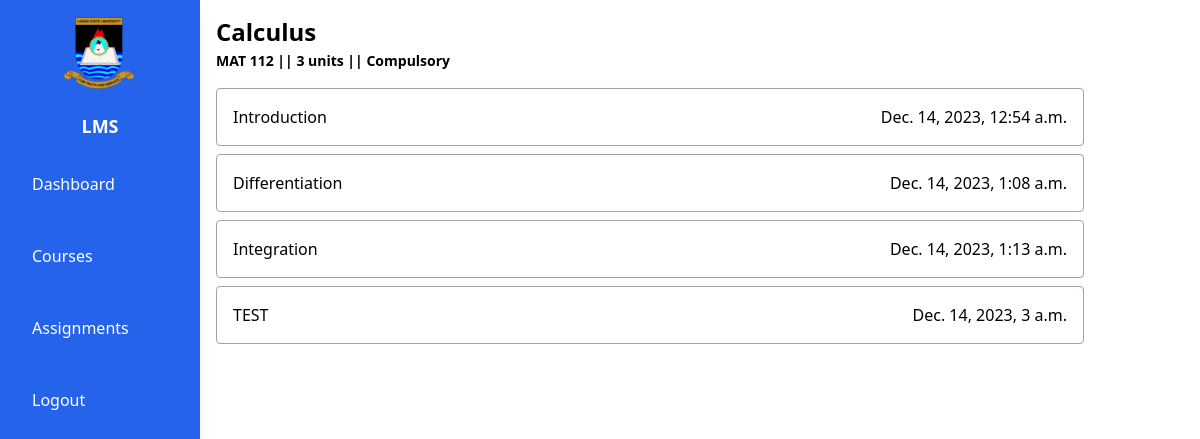
The app's page /course/1 (signed in) with its own data.
### lms/models.py (models this page shows)
class Course(models.Model):
    COURSE_TYPE_CHOICE = (
        ('Compulsory', 'Compulsory'),
        ('Required', 'Required'),
        ('Elective', 'Elective')
    )
    course_code = models.CharField(max_length=8, null=True)
    course_title = models.CharField(max_length=1000, null=True)
    unit = models.IntegerField(null=True)
    type = models.CharField(max_length=10, choices=COURSE_TYPE_CHOICE, null=True)
    instructor = models.ForeignKey(User, on_delete=models.CASCADE, null=True)

class Lesson(models.Model):
    course = models.ForeignKey(Course, on_delete=models.CASCADE, null=True)
    title = models.CharField(max_length=1000, null=True)
    content = HTMLField()
    date = models.DateTimeField(default=datetime.now, null=True)

### lms/views.py (the view)
# urls.py: path('course/<int:id>', views.course, name='course'),
@login_required
def course(request, id):
    user = request.user
    if user:
        course = Course.objects.get(id=id)
        ctx = {
            'course': course,
            'lessons': Lesson.objects.filter(course=id)
        }
        return render(request, 'lms/course.html', ctx)
    return redirect(courses)

### lms/templates/lms/course.html (shortened to what this page needs)
{% extends "lms/layout.html" %}
{% block body %}
<div class="w-full p-4">
    <h1 class="text-2xl font-bold">{{course.course_title}}</h1>
    <span class="text-sm font-semibold">{{course.course_code}} || {{course.unit}} units || {{course.type}}</span>
    <div class="flex flex-col gap-2 mt-4">
        {% for lesson in lessons %}
        <a href="{% url 'lesson' lesson.id %}">
            <div class="flex justify-between p-4 rounded border border-gray-400">
                <h1>{{lesson.title}}</h1>
                <span>{{lesson.date}}</span>
            </div>
        </a>
        {% endfor %}
    </div>
</div>
{% endblock %}

### records on screen
Course: course_title "Calculus", course_code "MAT 112", unit "3", type "Compulsory"
Lesson: title "Introduction", date "Dec. 14, 2023, 12:54 a.m."
Lesson: title "Differentiation", date "Dec. 14, 2023, 1:08 a.m."
Lesson: title "Integration", date "Dec. 14, 2023, 1:13 a.m."
Lesson: title "TEST", date "Dec. 14, 2023, 3 a.m."
